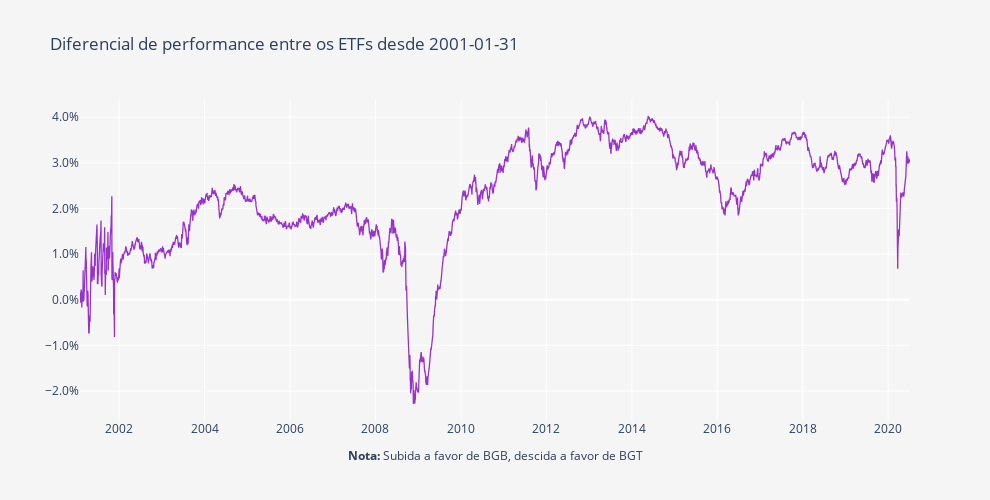

Notebook code cell kept with this figure:
### Code cell
layout = go.Layout(
    title='Diferencial de performance entre os ETFs desde ' + Begin,
    plot_bgcolor='#f5f5f5',
    paper_bgcolor='#f5f5f5',
    width=990,
    height=500,
    xaxis=dict(
        title='<b>Nota:</b> Subida a favor de ' + fundos.columns[0] + ', descida a favor de ' + fundos.columns[1],
        showgrid=True,
        titlefont=dict(size=12),
    ),
    yaxis=dict(
        title='',
        showgrid=True,
        zeroline=True, # Adicionar ou não a zero line
        tickformat=".1%" # tickformat=".2%" se quiseres mais casas decimais
    ))

trace0 = go.Scatter(
    x = fundos.index,
    y = (round(((fundos.iloc[:, 0]/fundos.iloc[:, 1])- 1), 5)),
    name = 'Portfolio',
    line = dict(
        color = 'darkorchid',
        width = 1.3)
)

data = [trace0]
        
fig = go.Figure(data=data, layout=layout)
py.iplot(fig)

### Figure 1 — Plotly figure (JSON) as saved in the notebook; plotly's stock layout.template omitted (floating-point values rounded to 4 significant figures; data arrays with more than 128 entries replaced by an {"elided": "..."} marker saying what was removed)
{"data": [{"line": {"color": "darkorchid", "width": 1.3}, "name": "Portfolio", "type": "scatter", "x": {"elided": "7192 str values"}, "y": {"elided": "7192 float values"}}], "layout": {"height": 500, "paper_bgcolor": "#f5f5f5", "plot_bgcolor": "#f5f5f5", "title": {"text": "Diferencial de performance entre os ETFs desde 2001-01-31"}, "width": 990, "xaxis": {"autorange": true, "range": ["2001-01-31", "2020-07-06"], "showgrid": true, "title": {"font": {"size": 12}, "text": "<b>Nota:</b> Subida a favor de BGB, descida a favor de BGT"}, "type": "date"}, "yaxis": {"autorange": true, "range": [-0.02633, 0.04379], "showgrid": true, "tickformat": ".1%", "title": {"text": ""}, "type": "linear", "zeroline": true}}}
